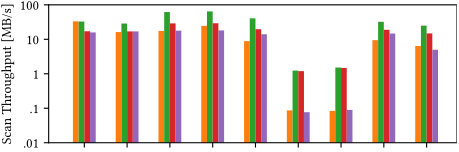

Source code (Python):
#!/usr/bin/env python3

import argparse
import matplotlib; matplotlib.use('Agg')
import numpy as np
import pandas as pd
from matplotlib import pyplot as plt

plt.rcParams.update({
    'errorbar.capsize': 2,
    'pdf.fonttype': 42,
    'ps.fonttype': 42,
    'font.family': 'Linux Libertine',
})

ETHa = ( 31/255,  64/255, 122/255) # dark blue
ETHb = ( 72/255,  90/255,  44/255) # dark green
ETHc = ( 18/255, 105/255, 176/255) # light blue
ETHd = (114/255, 121/255,  28/255) # light green
ETHe = (145/255,   5/255, 106/255) # dark pink
ETHf = (111/255, 111/255, 100/255) # gray
ETHg = (168/255,  50/255,  45/255) # dark red
ETHh = (  0/255, 122/255, 150/255) # turquoise
ETHi = (149/255,  96/255,  19/255) # brown

parser = argparse.ArgumentParser()
parser.add_argument('-i', '--input',     help='Input JSON lines file')
parser.add_argument('-o', '--output',    help='Output PDF file')
parser.add_argument('-l', '--no_legend', help='Suppress legend from plot',
                                         action='store_true')
parser.add_argument('-x', '--no_xaxis',  help='Suppress x-axis from plot',
                                         action='store_true')
parser.add_argument('-y', '--no_yaxis',  help='Suppress y-axis from plot',
                                         action='store_true')
args = parser.parse_args()

df = pd.read_json(args.input, lines=True)
df = df[df.cpu_time.notna()]

# Average over runs
df = df.groupby(['system', 'query_id', 'num_events']).median().reset_index()

# Extrapolate to full data set
df_max_size = df\
    .groupby(['system', 'query_id']) \
    .agg({'num_events': 'max'}) \
    .reset_index()

df = df.merge(df_max_size, on=['system', 'query_id', 'num_events'])
df['scan_throughput'] = df.data_scanned / df.cpu_time
df['scan_throughput_mbps'] = df.scan_throughput / 10**6

# Plot -----------------------------------------------------------------------
fig = plt.figure(figsize=(5.3, 1.8))
ax = fig.add_subplot(1, 1, 1)

if not args.no_yaxis:
    ax.set_ylabel('Scan Throughput [MB/s]')
if not args.no_xaxis:
    ax.set_xlabel('Query')

ax.set_yscale('log')

prop_cycle = plt.rcParams['axes.prop_cycle']
colors = prop_cycle.by_key()['color']

styles = {
    'athena':            {'color': 'none',    'label': 'Athena (v1)*'},
    'athena-v2':         {'color': colors[1], 'label': 'Athena (v2)*'},
    'bigquery':          {'color': colors[2], 'label': 'BigQuery'},
    'bigquery-external': {'color': colors[3], 'label': 'BigQuery (external)'},
    'presto':            {'color': colors[4], 'label': 'Presto'},
    'rumble':            {'color': ETHa,      'label': 'Rumble'},
}

df['query_label'] = df.query_id \
    .apply(lambda s: 'Q' + s.replace('-1', 'a').replace('-2', 'b'))

systems = sorted(df.system.unique(), key=lambda s: styles[s]['label'])
num_bars = len(systems)
num_groups = df.query_id.nunique()
bar_width = 0.8 / num_bars
indexes = np.arange(num_groups)
bars = []
for i, system in enumerate(systems):
    data_g = df[df.system == system]
    data_g = data_g \
        .merge(pd.DataFrame(df.query_id.unique(),
                            columns=['query_id']), how='outer') \
        .sort_values('query_id')
    handle = ax.bar(indexes - ((num_bars - 1) / 2.0 - i) * bar_width,
                    data_g.scan_throughput_mbps, bar_width,
                    tick_label=data_g['query_label'],
                    **styles[system])

ax.set_xticks(indexes)
ax.set_yticks([.01, .1, 1, 10, 100])
ax.set_yticklabels(['.01', '.1', '1', '10', '100'])

if args.no_xaxis:
    ax.set_xticklabels([])

if args.no_yaxis:
    ax.set_yticklabels([])

if not args.no_legend:
    ax.legend(loc='lower center', ncol=3, bbox_to_anchor=(0.5, 1.02))

plt.savefig(args.output, format='pdf', bbox_inches='tight', pad_inches=0)
plt.close()
